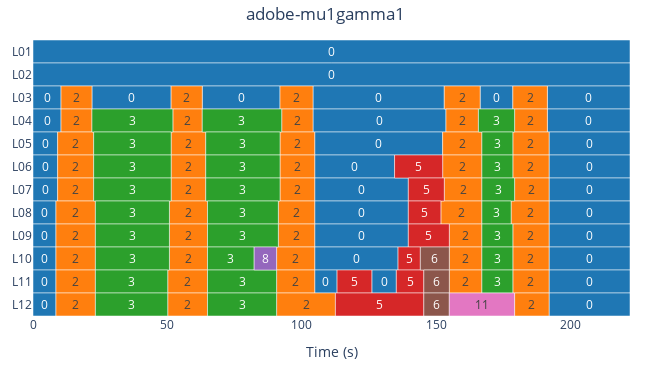

The notebook cell saved with this chart:
### Code cell
aligned_est.plot()

### Figure 1 — Plotly figure (JSON) as saved in the notebook; plotly's stock layout.template omitted (floating-point values rounded to 4 significant figures)
{"data": [{"base": [0, 0, 0, 21.93, 62.95, 104.1, 166.3, 191.3, 0, 104.1, 191.3, 0, 104.8, 191.9, 0, 104.8, 191.9, 0, 104.8, 191.9, 0, 104.8, 191.9, 0, 104.8, 191.9, 0, 104.8, 191.9, 0, 104.8, 126.0, 191.9, 0, 191.9], "customdata": ["<b>0</b><br>Layer: L01<br>Start: 0.000s<br>End: 222.045s<br>Duration: 222.045s", "<b>0</b><br>Layer: L02<br>Start: 0.000s<br>End: 222.045s<br>Duration: 222.045s", "<b>0</b><br>Layer: L03<br>Start: 0.000s<br>End: 10.430s<br>Duration: 10.430s", "<b>0</b><br>Layer: L03<br>Start: 21.930s<br>End: 51.380s<br>Duration: 29.450s", "<b>0</b><br>Layer: L03<br>Start: 62.950s<br>End: 91.880s<br>Duration: 28.930s", "<b>0</b><br>Layer: L03<br>Start: 104.140s<br>End: 152.970s<br>Duration: 48.830s", "<b>0</b><br>Layer: L03<br>Start: 166.310s<br>End: 178.470s<br>Duration: 12.160s", "<b>0</b><br>Layer: L03<br>Start: 191.310s<br>End: 222.045s<br>Duration: 30.735s", "<b>0</b><br>Layer: L04<br>Start: 0.000s<br>End: 10.430s<br>Duration: 10.430s", "<b>0</b><br>Layer: L04<br>Start: 104.140s<br>End: 153.600s<br>Duration: 49.460s", "<b>0</b><br>Layer: L04<br>Start: 191.310s<br>End: 222.045s<br>Duration: 30.735s", "<b>0</b><br>Layer: L05<br>Start: 0.000s<br>End: 9.160s<br>Duration: 9.160s", "<b>0</b><br>Layer: L05<br>Start: 104.770s<br>End: 152.360s<br>Duration: 47.590s", "<b>0</b><br>Layer: L05<br>Start: 191.950s<br>End: 222.045s<br>Duration: 30.095s", "<b>0</b><br>Layer: L06<br>Start: 0.000s<br>End: 9.160s<br>Duration: 9.160s", "<b>0</b><br>Layer: L06<br>Start: 104.770s<br>End: 134.480s<br>Duration: 29.710s", "<b>0</b><br>Layer: L06<br>Start: 191.950s<br>End: 222.045s<br>Duration: 30.095s", "<b>0</b><br>Layer: L07<br>Start: 0.000s<br>End: 9.160s<br>Duration: 9.160s", "<b>0</b><br>Layer: L07<br>Start: 104.770s<br>End: 139.600s<br>Duration: 34.830s", "<b>0</b><br>Layer: L07<br>Start: 191.950s<br>End: 222.045s<br>Duration: 30.095s", "<b>0</b><br>Layer: L08<br>Start: 0.000s<br>End: 8.540s<br>Duration: 8.540s", "<b>0</b><br>Layer: L08<br>Start: 104.770s<br>End: 139.600s<br>Duration: 34.830s", "<b>0</b><br>Layer: L08<br>Start: 191.950s<br>End: 222.045s<br>Duration: 30.095s", "<b>0</b><br>Layer: L09<br>Start: 0.000s<br>End: 8.540s<br>Duration: 8.540s", "<b>0</b><br>Layer: L09<br>Start: 104.770s<br>End: 139.600s<br>Duration: 34.830s", "<b>0</b><br>Layer: L09<br>Start: 191.950s<br>End: 222.045s<br>Duration: 30.095s", "<b>0</b><br>Layer: L10<br>Start: 0.000s<br>End: 8.540s<br>Duration: 8.540s", "<b>0</b><br>Layer: L10<br>Start: 104.770s<br>End: 135.780s<br>Duration: 31.010s", "<b>0</b><br>Layer: L10<br>Start: 191.950s<br>End: 222.045s<br>Duration: 30.095s", "<b>0</b><br>Layer: L11<br>Start: 0.000s<br>End: 8.540s<br>Duration: 8.540s", "<b>0</b><br>Layer: L11<br>Start: 104.770s<br>End: 113.100s<br>Duration: 8.330s", "<b>0</b><br>Layer: L11<br>Start: 126.020s<br>End: 135.140s<br>Duration: 9.120s", "<b>0</b><br>Layer: L11<br>Start: 191.950s<br>End: 222.045s<br>Duration: 30.095s", "<b>0</b><br>Layer: L12<br>Start: 0.000s<br>End: 8.540s<br>Duration: 8.540s", "<b>0</b><br>Layer: L12<br>Start: 191.950s<br>End: 222.045s<br>Duration: 30.095s"], "hovertemplate": "%{customdata}<extra></extra>", "insidetextanchor": "middle", "marker": {"color": "#1F77B4", "line": {"color": "white", "width": 0.5}, "pattern": {"fgcolor": "white", "fgopacity": 0.5, "shape": "", "solidity": 0.25}}, "name": "0", "orientation": "h", "showlegend": true, "text": ["0", "0", "0", "0", "0", "0", "0", "0", "0", "0", "0", "0", "0", "0", "0", "0", "0", "0", "0", "0", "0", "0", "0", "0", "0", "0", "0", "0", "0", "0", "0", "0", "0", "0", "0"], "textposition": "inside", "type": "bar", "width": 1, "x": [222.0, 222.0, 10.43, 29.45, 28.93, 48.83, 12.16, 30.73, 10.43, 49.46, 30.73, 9.16, 47.59, 30.09, 9.16, 29.71, 30.09, 9.16, 34.83, 30.09, 8.54, 34.83, 30.09, 8.54, 34.83, 30.09, 8.54, 31.01, 30.09, 8.54, 8.33, 9.12, 30.09, 8.54, 30.09], "y": ["L01", "L02", "L03", "L03", "L03", "L03", "L03", "L03", "L04", "L04", "L04", "L05", "L05", "L05", "L06", "L06", "L06", "L07", "L07", "L07", "L08", "L08", "L08", "L09", "L09", "L09", "L10", "L10", "L10", "L11", "L11", "L11", "L11", "L12", "L12"]}, {"base": [10.43, 51.38, 91.88, 153.0, 178.5, 10.43, 52.02, 92.5, 153.6, 179.1, 9.16, 51.38, 91.88, 152.4, 178.5, 9.16, 51.38, 91.88, 152.4, 178.5, 9.16, 51.38, 91.88, 153.0, 179.1, 8.54, 50.74, 91.25, 151.7, 177.8, 8.54, 50.74, 91.25, 154.8, 178.5, 8.54, 50.74, 90.6, 154.8, 178.5, 8.54, 50.11, 90.6, 154.8, 178.5, 8.54, 50.11, 90.6, 179.1], "customdata": ["<b>2</b><br>Layer: L03<br>Start: 10.430s<br>End: 21.930s<br>Duration: 11.500s", "<b>2</b><br>Layer: L03<br>Start: 51.380s<br>End: 62.950s<br>Duration: 11.570s", "<b>2</b><br>Layer: L03<br>Start: 91.880s<br>End: 104.140s<br>Duration: 12.260s", "<b>2</b><br>Layer: L03<br>Start: 152.970s<br>End: 166.310s<br>Duration: 13.340s", "<b>2</b><br>Layer: L03<br>Start: 178.470s<br>End: 191.310s<br>Duration: 12.840s", "<b>2</b><br>Layer: L04<br>Start: 10.430s<br>End: 21.930s<br>Duration: 11.500s", "<b>2</b><br>Layer: L04<br>Start: 52.020s<br>End: 62.950s<br>Duration: 10.930s", "<b>2</b><br>Layer: L04<br>Start: 92.500s<br>End: 104.140s<br>Duration: 11.640s", "<b>2</b><br>Layer: L04<br>Start: 153.600s<br>End: 165.670s<br>Duration: 12.070s", "<b>2</b><br>Layer: L04<br>Start: 179.120s<br>End: 191.310s<br>Duration: 12.190s", "<b>2</b><br>Layer: L05<br>Start: 9.160s<br>End: 22.560s<br>Duration: 13.400s", "<b>2</b><br>Layer: L05<br>Start: 51.380s<br>End: 64.240s<br>Duration: 12.860s", "<b>2</b><br>Layer: L05<br>Start: 91.880s<br>End: 104.770s<br>Duration: 12.890s", "<b>2</b><br>Layer: L05<br>Start: 152.360s<br>End: 166.960s<br>Duration: 14.600s", "<b>2</b><br>Layer: L05<br>Start: 178.470s<br>End: 191.950s<br>Duration: 13.480s", "<b>2</b><br>Layer: L06<br>Start: 9.160s<br>End: 22.560s<br>Duration: 13.400s", "<b>2</b><br>Layer: L06<br>Start: 51.380s<br>End: 64.240s<br>Duration: 12.860s", "<b>2</b><br>Layer: L06<br>Start: 91.880s<br>End: 104.770s<br>Duration: 12.890s", "<b>2</b><br>Layer: L06<br>Start: 152.360s<br>End: 166.960s<br>Duration: 14.600s", "<b>2</b><br>Layer: L06<br>Start: 178.470s<br>End: 191.950s<br>Duration: 13.480s", "<b>2</b><br>Layer: L07<br>Start: 9.160s<br>End: 22.560s<br>Duration: 13.400s", "<b>2</b><br>Layer: L07<br>Start: 51.380s<br>End: 64.240s<br>Duration: 12.860s", "<b>2</b><br>Layer: L07<br>Start: 91.880s<br>End: 104.770s<br>Duration: 12.890s", "<b>2</b><br>Layer: L07<br>Start: 152.970s<br>End: 166.960s<br>Duration: 13.990s", "<b>2</b><br>Layer: L07<br>Start: 179.120s<br>End: 191.950s<br>Duration: 12.830s", "<b>2</b><br>Layer: L08<br>Start: 8.540s<br>End: 23.210s<br>Duration: 14.670s", "<b>2</b><br>Layer: L08<br>Start: 50.740s<br>End: 64.900s<br>Duration: 14.160s", "<b>2</b><br>Layer: L08<br>Start: 91.250s<br>End: 104.770s<br>Duration: 13.520s", "<b>2</b><br>Layer: L08<br>Start: 151.710s<br>End: 166.960s<br>Duration: 15.250s", "<b>2</b><br>Layer: L08<br>Start: 177.830s<br>End: 191.950s<br>Duration: 14.120s", "<b>2</b><br>Layer: L09<br>Start: 8.540s<br>End: 23.210s<br>Duration: 14.670s", "<b>2</b><br>Layer: L09<br>Start: 50.740s<br>End: 64.900s<br>Duration: 14.160s", "<b>2</b><br>Layer: L09<br>Start: 91.250s<br>End: 104.770s<br>Duration: 13.520s", "<b>2</b><br>Layer: L09<br>Start: 154.840s<br>End: 166.960s<br>Duration: 12.120s", "<b>2</b><br>Layer: L09<br>Start: 178.470s<br>End: 191.950s<br>Duration: 13.480s", "<b>2</b><br>Layer: L10<br>Start: 8.540s<br>End: 23.210s<br>Duration: 14.670s", "<b>2</b><br>Layer: L10<br>Start: 50.740s<br>End: 64.900s<br>Duration: 14.160s", "<b>2</b><br>Layer: L10<br>Start: 90.600s<br>End: 104.770s<br>Duration: 14.170s", "<b>2</b><br>Layer: L10<br>Start: 154.840s<br>End: 166.960s<br>Duration: 12.120s", "<b>2</b><br>Layer: L10<br>Start: 178.470s<br>End: 191.950s<br>Duration: 13.480s", "<b>2</b><br>Layer: L11<br>Start: 8.540s<br>End: 23.210s<br>Duration: 14.670s", "<b>2</b><br>Layer: L11<br>Start: 50.110s<br>End: 64.900s<br>Duration: 14.790s", "<b>2</b><br>Layer: L11<br>Start: 90.600s<br>End: 104.770s<br>Duration: 14.170s", "<b>2</b><br>Layer: L11<br>Start: 154.840s<br>End: 166.960s<br>Duration: 12.120s", "<b>2</b><br>Layer: L11<br>Start: 178.470s<br>End: 191.950s<br>Duration: 13.480s", "<b>2</b><br>Layer: L12<br>Start: 8.540s<br>End: 23.210s<br>Duration: 14.670s", "<b>2</b><br>Layer: L12<br>Start: 50.110s<br>End: 64.900s<br>Duration: 14.790s", "<b>2</b><br>Layer: L12<br>Start: 90.600s<br>End: 112.480s<br>Duration: 21.880s", "<b>2</b><br>Layer: L12<br>Start: 179.120s<br>End: 191.950s<br>Duration: 12.830s"], "hovertemplate": "%{customdata}<extra></extra>", "insidetextanchor": "middle", "marker": {"color": "#FF7F0E", "line": {"color": "white", "width": 0.5}, "pattern": {"fgcolor": "white", "fgopacity": 0.5, "shape": "", "solidity": 0.25}}, "name": "2", "orientation": "h", "showlegend": true, "text": ["2", "2", "2", "2", "2", "2", "2", "2", "2", "2", "2", "2", "2", "2", "2", "2", "2", "2", "2", "2", "2", "2", "2", "2", "2", "2", "2", "2", "2", "2", "2", "2", "2", "2", "2", "2", "2", "2", "2", "2", "2", "2", "2", "2", "2", "2", "2", "2", "2"], "textposition": "inside", "type": "bar", "width": 1, "x": [11.5, 11.57, 12.26, 13.34, 12.84, 11.5, 10.93, 11.64, 12.07, 12.19, 13.4, 12.86, 12.89, 14.6, 13.48, 13.4, 12.86, 12.89, 14.6, 13.48, 13.4, 12.86, 12.89, 13.99, 12.83, 14.67, 14.16, 13.52, 15.25, 14.12, 14.67, 14.16, 13.52, 12.12, 13.48, 14.67, 14.16, 14.17, 12.12, 13.48, 14.67, 14.79, 14.17, 12.12, 13.48, 14.67, 14.79, 21.88, 12.83], "y": ["L03", "L03", "L03", "L03", "L03", "L04", "L04", "L04", "L04", "L04", "L05", "L05", "L05", "L05", "L05", "L06", "L06", "L06", "L06", "L06", "L07", "L07", "L07", "L07", "L07", "L08", "L08", "L08", "L08", "L08", "L09", "L09", "L09", "L09", "L09", "L10", "L10", "L10", "L10", "L10", "L11", "L11", "L11", "L11", "L11", "L12", "L12", "L12", "L12"]}, {"base": [21.93, 62.95, 165.7, 22.56, 64.24, 167.0, 22.56, 64.24, 167.0, 22.56, 64.24, 167.0, 23.21, 64.9, 167.0, 23.21, 64.9, 167.0, 23.21, 64.9, 167.0, 23.21, 64.9, 167.0, 23.21, 64.9], "customdata": ["<b>3</b><br>Layer: L04<br>Start: 21.930s<br>End: 52.020s<br>Duration: 30.090s", "<b>3</b><br>Layer: L04<br>Start: 62.950s<br>End: 92.500s<br>Duration: 29.550s", "<b>3</b><br>Layer: L04<br>Start: 165.670s<br>End: 179.120s<br>Duration: 13.450s", "<b>3</b><br>Layer: L05<br>Start: 22.560s<br>End: 51.380s<br>Duration: 28.820s", "<b>3</b><br>Layer: L05<br>Start: 64.240s<br>End: 91.880s<br>Duration: 27.640s", "<b>3</b><br>Layer: L05<br>Start: 166.960s<br>End: 178.470s<br>Duration: 11.510s", "<b>3</b><br>Layer: L06<br>Start: 22.560s<br>End: 51.380s<br>Duration: 28.820s", "<b>3</b><br>Layer: L06<br>Start: 64.240s<br>End: 91.880s<br>Duration: 27.640s", "<b>3</b><br>Layer: L06<br>Start: 166.960s<br>End: 178.470s<br>Duration: 11.510s", "<b>3</b><br>Layer: L07<br>Start: 22.560s<br>End: 51.380s<br>Duration: 28.820s", "<b>3</b><br>Layer: L07<br>Start: 64.240s<br>End: 91.880s<br>Duration: 27.640s", "<b>3</b><br>Layer: L07<br>Start: 166.960s<br>End: 179.120s<br>Duration: 12.160s", "<b>3</b><br>Layer: L08<br>Start: 23.210s<br>End: 50.740s<br>Duration: 27.530s", "<b>3</b><br>Layer: L08<br>Start: 64.900s<br>End: 91.250s<br>Duration: 26.350s", "<b>3</b><br>Layer: L08<br>Start: 166.960s<br>End: 177.830s<br>Duration: 10.870s", "<b>3</b><br>Layer: L09<br>Start: 23.210s<br>End: 50.740s<br>Duration: 27.530s", "<b>3</b><br>Layer: L09<br>Start: 64.900s<br>End: 91.250s<br>Duration: 26.350s", "<b>3</b><br>Layer: L09<br>Start: 166.960s<br>End: 178.470s<br>Duration: 11.510s", "<b>3</b><br>Layer: L10<br>Start: 23.210s<br>End: 50.740s<br>Duration: 27.530s", "<b>3</b><br>Layer: L10<br>Start: 64.900s<br>End: 82.260s<br>Duration: 17.360s", "<b>3</b><br>Layer: L10<br>Start: 166.960s<br>End: 178.470s<br>Duration: 11.510s", "<b>3</b><br>Layer: L11<br>Start: 23.210s<br>End: 50.110s<br>Duration: 26.900s", "<b>3</b><br>Layer: L11<br>Start: 64.900s<br>End: 90.600s<br>Duration: 25.700s", "<b>3</b><br>Layer: L11<br>Start: 166.960s<br>End: 178.470s<br>Duration: 11.510s", "<b>3</b><br>Layer: L12<br>Start: 23.210s<br>End: 50.110s<br>Duration: 26.900s", "<b>3</b><br>Layer: L12<br>Start: 64.900s<br>End: 90.600s<br>Duration: 25.700s"], "hovertemplate": "%{customdata}<extra></extra>", "insidetextanchor": "middle", "marker": {"color": "#2CA02C", "line": {"color": "white", "width": 0.5}, "pattern": {"fgcolor": "white", "fgopacity": 0.5, "shape": "", "solidity": 0.25}}, "name": "3", "orientation": "h", "showlegend": true, "text": ["3", "3", "3", "3", "3", "3", "3", "3", "3", "3", "3", "3", "3", "3", "3", "3", "3", "3", "3", "3", "3", "3", "3", "3", "3", "3"], "textposition": "inside", "type": "bar", "width": 1, "x": [30.09, 29.55, 13.45, 28.82, 27.64, 11.51, 28.82, 27.64, 11.51, 28.82, 27.64, 12.16, 27.53, 26.35, 10.87, 27.53, 26.35, 11.51, 27.53, 17.36, 11.51, 26.9, 25.7, 11.51, 26.9, 25.7], "y": ["L04", "L04", "L04", "L05", "L05", "L05", "L06", "L06", "L06", "L07", "L07", "L07", "L08", "L08", "L08", "L09", "L09", "L09", "L10", "L10", "L10", "L11", "L11", "L11", "L12", "L12"]}, {"base": [134.5, 139.6, 139.6, 139.6, 135.8, 113.1, 135.1, 112.5], "customdata": ["<b>5</b><br>Layer: L06<br>Start: 134.480s<br>End: 152.360s<br>Duration: 17.880s", "<b>5</b><br>Layer: L07<br>Start: 139.600s<br>End: 152.970s<br>Duration: 13.370s", "<b>5</b><br>Layer: L08<br>Start: 139.600s<br>End: 151.710s<br>Duration: 12.110s", "<b>5</b><br>Layer: L09<br>Start: 139.600s<br>End: 154.840s<br>Duration: 15.240s", "<b>5</b><br>Layer: L10<br>Start: 135.780s<br>End: 144.070s<br>Duration: 8.290s", "<b>5</b><br>Layer: L11<br>Start: 113.100s<br>End: 126.020s<br>Duration: 12.920s", "<b>5</b><br>Layer: L11<br>Start: 135.140s<br>End: 145.360s<br>Duration: 10.220s", "<b>5</b><br>Layer: L12<br>Start: 112.480s<br>End: 145.360s<br>Duration: 32.880s"], "hovertemplate": "%{customdata}<extra></extra>", "insidetextanchor": "middle", "marker": {"color": "#D62728", "line": {"color": "white", "width": 0.5}, "pattern": {"fgcolor": "white", "fgopacity": 0.5, "shape": "", "solidity": 0.25}}, "name": "5", "orientation": "h", "showlegend": true, "text": ["5", "5", "5", "5", "5", "5", "5", "5"], "textposition": "inside", "type": "bar", "width": 1, "x": [17.88, 13.37, 12.11, 15.24, 8.29, 12.92, 10.22, 32.88], "y": ["L06", "L07", "L08", "L09", "L10", "L11", "L11", "L12"]}, {"base": [82.26], "customdata": ["<b>8</b><br>Layer: L10<br>Start: 82.260s<br>End: 90.600s<br>Duration: 8.340s"], "hovertemplate": "%{customdata}<extra></extra>", "insidetextanchor": "middle", "marker": {"color": "#9467BD", "line": {"color": "white", "width": 0.5}, "pattern": {"fgcolor": "white", "fgopacity": 0.5, "shape": "", "solidity": 0.25}}, "name": "8", "orientation": "h", "showlegend": true, "text": ["8"], "textposition": "inside", "type": "bar", "width": 1, "x": [8.34], "y": ["L10"]}, {"base": [144.1, 145.4, 145.4], "customdata": ["<b>6</b><br>Layer: L10<br>Start: 144.070s<br>End: 154.840s<br>Duration: 10.770s", "<b>6</b><br>Layer: L11<br>Start: 145.360s<br>End: 154.840s<br>Duration: 9.480s", "<b>6</b><br>Layer: L12<br>Start: 145.360s<br>End: 154.840s<br>Duration: 9.480s"], "hovertemplate": "%{customdata}<extra></extra>", "insidetextanchor": "middle", "marker": {"color": "#8C564B", "line": {"color": "white", "width": 0.5}, "pattern": {"fgcolor": "white", "fgopacity": 0.5, "shape": "", "solidity": 0.25}}, "name": "6", "orientation": "h", "showlegend": true, "text": ["6", "6", "6"], "textposition": "inside", "type": "bar", "width": 1, "x": [10.77, 9.48, 9.48], "y": ["L10", "L11", "L12"]}, {"base": [154.8], "customdata": ["<b>11</b><br>Layer: L12<br>Start: 154.840s<br>End: 179.120s<br>Duration: 24.280s"], "hovertemplate": "%{customdata}<extra></extra>", "insidetextanchor": "middle", "marker": {"color": "#E377C2", "line": {"color": "white", "width": 0.5}, "pattern": {"fgcolor": "white", "fgopacity": 0.5, "shape": "", "solidity": 0.25}}, "name": "11", "orientation": "h", "showlegend": true, "text": ["11"], "textposition": "inside", "type": "bar", "width": 1, "x": [24.28], "y": ["L12"]}], "layout": {"barmode": "overlay", "height": 370, "margin": {"b": 20, "l": 20, "r": 20, "t": 40}, "showlegend": false, "title": {"text": "adobe-mu1gamma1", "x": 0.5}, "width": 650, "xaxis": {"range": [0, 222.0], "title": {"text": "Time (s)"}}, "yaxis": {"categoryarray": ["L12", "L11", "L10", "L09", "L08", "L07", "L06", "L05", "L04", "L03", "L02", "L01"], "categoryorder": "array", "title": {}}}}
